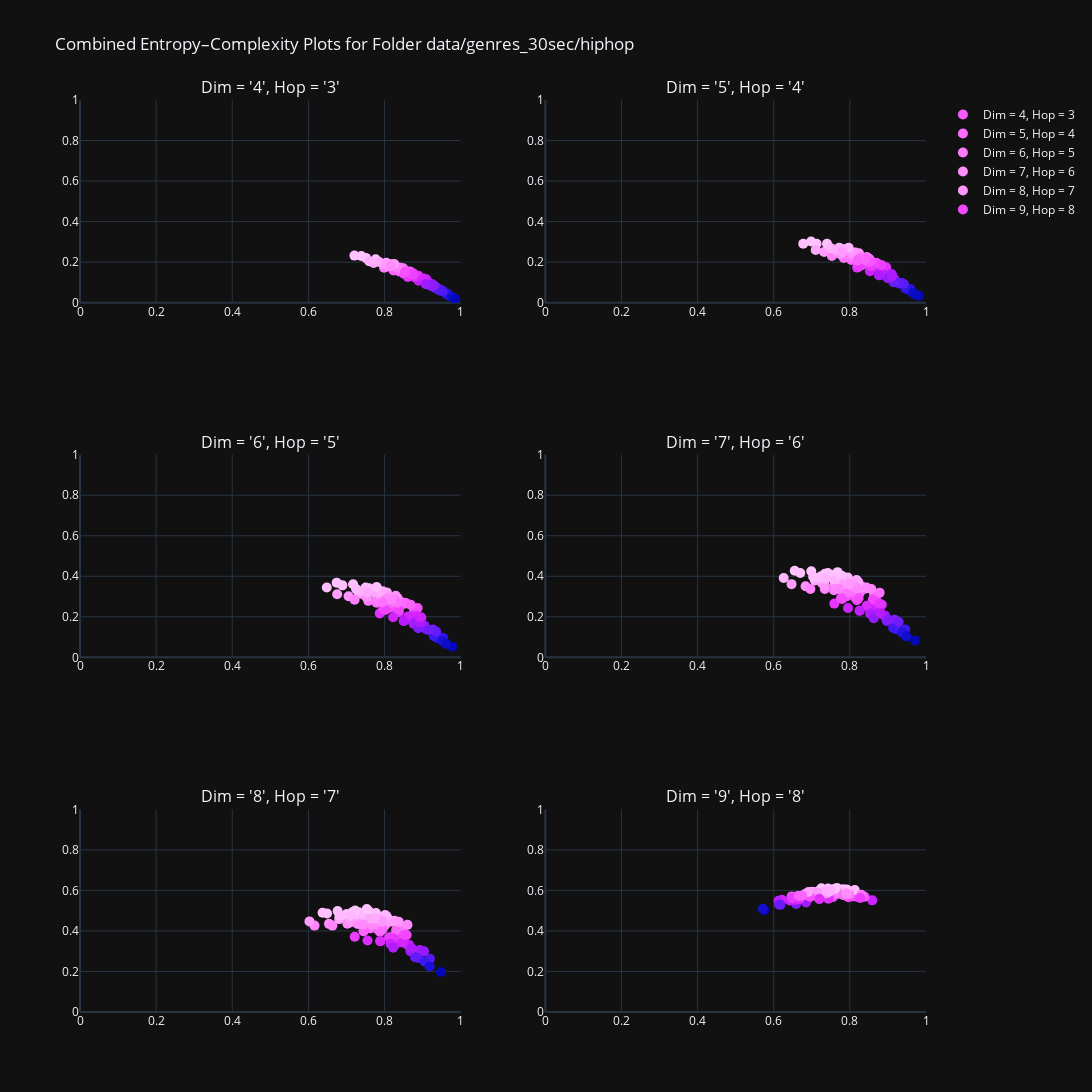

Notebook cell for this chart:
### Markdown cell above
Hiphop

### Code cell
folder_path = "data/genres_30sec/hiphop"
start = 4
end = 10
grid = 2
folder = "plots"
plot_graph(folder_path, start, end, grid, folder)
